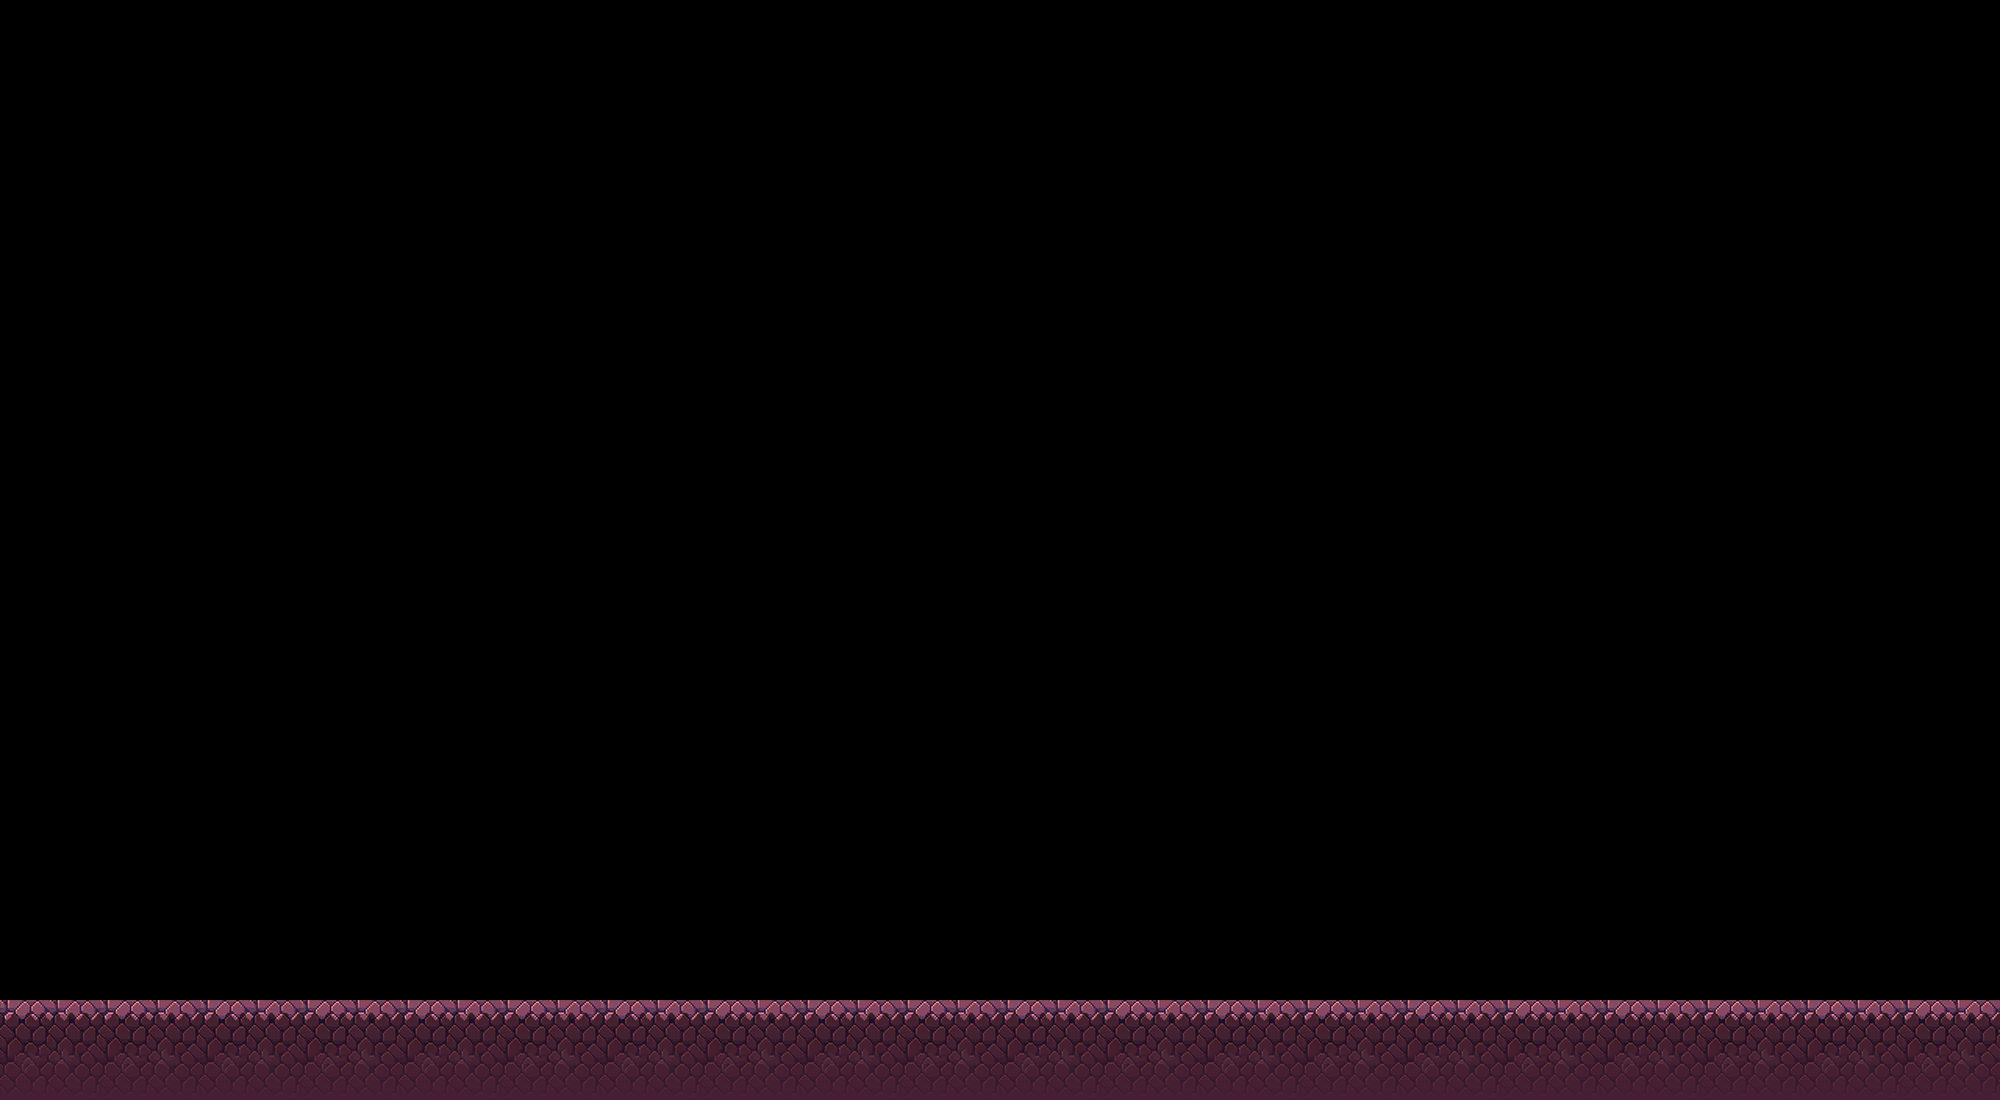

Below is a game level as drawn by its tile map, then a one-line description and the .tmx file that defines it, in full:
An orthogonal 20x11 tile map with 100x100 px tiles, 1 tile layer (Capa de patrones 1).

<map version="1.4" tiledversion="1.4.3" orientation="orthogonal" renderorder="right-down" width="20" height="11" tilewidth="100" tileheight="100" infinite="0" nextlayerid="2" nextobjectid="1">
 <tileset firstgid="1" source="TiledMap/pisoTiled2.tsx" />
 <layer id="1" name="Capa de patrones 1" width="20" height="11">
  <data encoding="csv">
0,0,0,0,0,0,0,0,0,0,0,0,0,0,0,0,0,0,0,0,
0,0,0,0,0,0,0,0,0,0,0,0,0,0,0,0,0,0,0,0,
0,0,0,0,0,0,0,0,0,0,0,0,0,0,0,0,0,0,0,0,
0,0,0,0,0,0,0,0,0,0,0,0,0,0,0,0,0,0,0,0,
0,0,0,0,0,0,0,0,0,0,0,0,0,0,0,0,0,0,0,0,
0,0,0,0,0,0,0,0,0,0,0,0,0,0,0,0,0,0,0,0,
0,0,0,0,0,0,0,0,0,0,0,0,0,0,0,0,0,0,0,0,
0,0,0,0,0,0,0,0,0,0,0,0,0,0,0,0,0,0,0,0,
0,0,0,0,0,0,0,0,0,0,0,0,0,0,0,0,0,0,0,0,
0,0,0,0,0,0,0,0,0,0,0,0,0,0,0,0,0,0,0,0,
1,1,1,1,1,1,1,1,1,1,1,1,1,1,1,1,1,1,1,1
</data>
 </layer>
</map>
